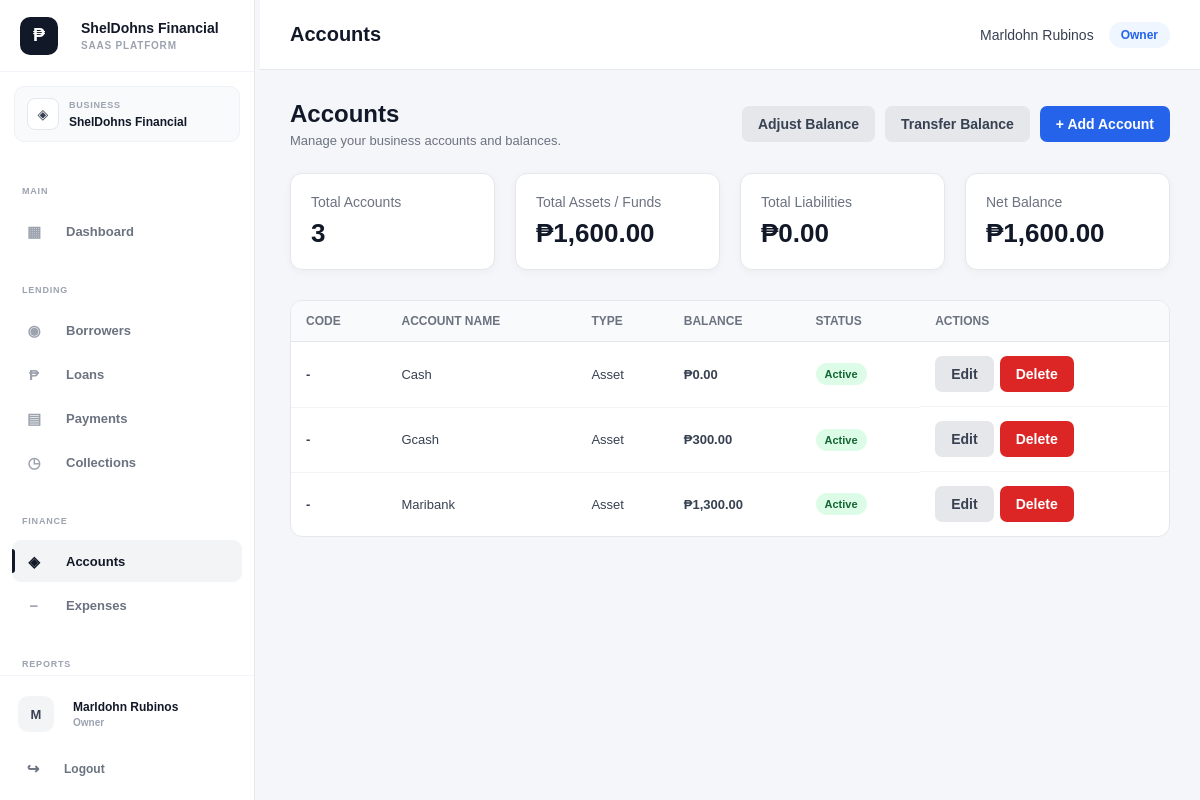
The app's page /public/index.php?url=accounts (signed in) with its own data.
### tables this page shows
CREATE TABLE `accounts` (
  `id` int(10) UNSIGNED NOT NULL,
  `business_id` bigint(20) UNSIGNED NOT NULL,
  `account_name` varchar(150) NOT NULL,
  `account_type` varchar(50) DEFAULT NULL,
  `balance` decimal(15,2) NOT NULL DEFAULT 0.00,
  `status` enum('active','inactive') NOT NULL DEFAULT 'active',
  `created_by` int(10) UNSIGNED DEFAULT NULL,
  `created_at` timestamp NOT NULL DEFAULT current_timestamp(),
  `updated_at` timestamp NOT NULL DEFAULT current_timestamp() ON UPDATE current_timestamp()
);

### app/views/accounts/index.php (the view, shortened to what the rows shown need)
<?php
$accounts = is_array($accounts ?? null)
    ? $accounts
    : [];
?>
<!DOCTYPE html>
<html lang="en">
<head>
    <link
        rel="stylesheet"
        href="assets/css/style.css"
    >
</head>
<body>
<div class="main-content">
    <div class="container">
        <div class="page-header">
            <div>
                <h1>
                    Accounts
                </h1>
            </div>
        </div>
        <?php if (empty($accounts)): ?>
            <div
                class="form-card"
                style="margin-top:30px;"
            >
                <div class="empty-state">
                    <h3>
                        No Accounts Found
                    </h3>
                    <p>
                        You haven't added any
                        accounts yet.
                    </p>
                    <br>
                    <button
                        type="button"
                        class="btn btn-primary"
                        onclick="openCreateModal()"
                    >
                        Add Your First Account
                    </button>
                </div>
            </div>
        <?php else: ?>
            <div
                class="table-container"
                style="margin-top:30px;"
            >
                <table>
                    <thead>
                        <tr>
                            <th>
                                Code
                            </th>
                            <th>
                                Account Name
                            </th>
                            <th>
                                Type
                            </th>
                            <th>
                                Balance
                            </th>
                            <th>
                                Status
                            </th>
                            <th>
                                Actions
                            </th>
                        </tr>
                    </thead>
                    <tbody>
                    <?php foreach (
                        $accounts as $account
                    ): ?>
                        <?php
                        $accountId =
                            (int)(
                                $account['id']
                                ?? 0
                            );
                        $accountCode =
                            $account['account_code']
                            ?? $account['code']
                            ?? '';
                        $accountName =
                            $account['account_name']
                            ?? $account['name']
                            ?? '';
                        $accountType =
                            $account['account_type']
                            ?? $account['type']
                            ?? '';
                        $accountBalance =
                            (float)(
                                $account['balance']
                                ?? $account['current_balance']
                                ?? 0
                            );
                        $accountStatus =
                            $account['status']
                            ?? 'active';
                        $statusClass =
                            'status-' .
                            $accountStatus;
                        ?>
                        <tr>
                            <td>
                                <strong>
                                    <?= htmlspecialchars(
                                        $accountCode
                                        ?: '-'
                                    ) ?>
                                </strong>
                            </td>
                            <td>
                                <?= htmlspecialchars(
                                    $accountName
                                    ?: '-'
                                ) ?>
                            </td>
                            <td>
                                <?= htmlspecialchars(
                                    ucfirst(
                                        str_replace(
                                            '_',
                                            ' ',
                                            $accountType
                                        )
                                    )
                                ) ?>
                            </td>
                            <td>
                                <strong>
                                    ₱<?= number_format(
                                        $accountBalance,
                                        2
                                    ) ?>
                                </strong>
                            </td>
                            <td>
                                <span
                                    class="status <?= htmlspecialchars(
                                        $statusClass
                                    ) ?>"
                                >
                                    <?= htmlspecialchars(
                                        ucfirst(
                                            $accountStatus
                                        )
                                    ) ?>
                                </span>
                            </td>
                            <td
                                style="
                                    display:flex;
                                    gap:6px;
                                    flex-wrap:wrap;
                                "
                            >
                                <button
                                    type="button"
                                    class="btn btn-secondary"
                                    onclick="openEditModal(
                                        <?= $accountId ?>,
                                        <?= htmlspecialchars(
                                            json_encode(
                                                $accountName
                                            ),
                                            ENT_QUOTES,
                                            'UTF-8'
                                        ) ?>,
                                        <?= htmlspecialchars(
                                            json_encode(
                                                $accountType
                                            ),
                                            ENT_QUOTES,
                                            'UTF-8'
                                        ) ?>,
                                        <?= htmlspecialchars(
                                            json_encode(
                                                $accountBalance
                                            ),
                                            ENT_QUOTES,
                                            'UTF-8'
                                        ) ?>,
                                        <?= htmlspecialchars(
                                            json_encode(
                                                $accountStatus
                                            ),
                                            ENT_QUOTES,
                                            'UTF-8'
                                        ) ?>
                                    )"
                                >
                                    Edit
                                </button>
                                <form
                                    method="POST"
                                    action="index.php?url=accounts/delete"
                                    style="display:inline;"
                                    onsubmit="
                                        return confirm(
                                            'Are you sure you want to delete this account?'
                                        );
                                    "
                                >
                                    <button
                                        type="submit"
                                        class="btn btn-danger"
                                    >
                                        Delete
                                    </button>
                                </form>
                            </td>
                        </tr>
                    <?php endforeach; ?>
                    </tbody>
                </table>
            </div>
        <?php endif; ?>
    </div>
</div>
</body>
</html>

### records on screen
accounts: accountCode "-", account_name "Cash", account_type "Asset", balance "0.00", status "Active"
accounts: accountCode "-", account_name "Gcash", account_type "Asset", balance "300.00", status "Active"
accounts: accountCode "-", account_name "Maribank", account_type "Asset", balance "1,300.00", status "Active"

### other values on screen
$sidebarBrandName "ShelDohns Financial"
$sidebarBrandTagline "SAAS PLATFORM"
$business['name'] "ShelDohns Financial"
$avatarLetter "M"
$displayName "Marldohn Rubinos"
$displayRole "Owner"
$user['full_name'] "Marldohn Rubinos"
$tenantRole "Owner"
$totalAccounts "3"
$totalAssets "1,600.00"
$totalLiabilities "0.00"
$netBalance "1,600.00"
